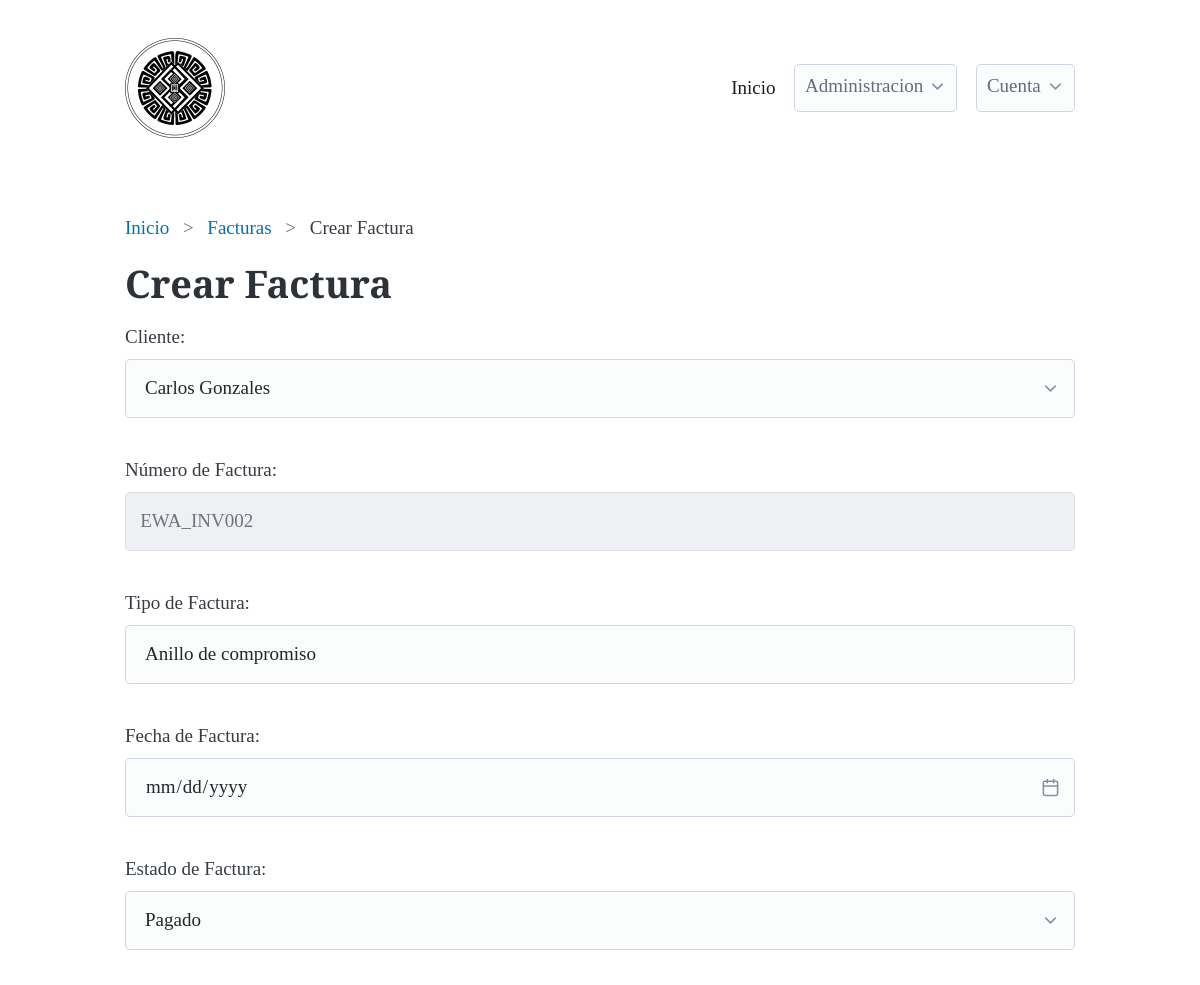
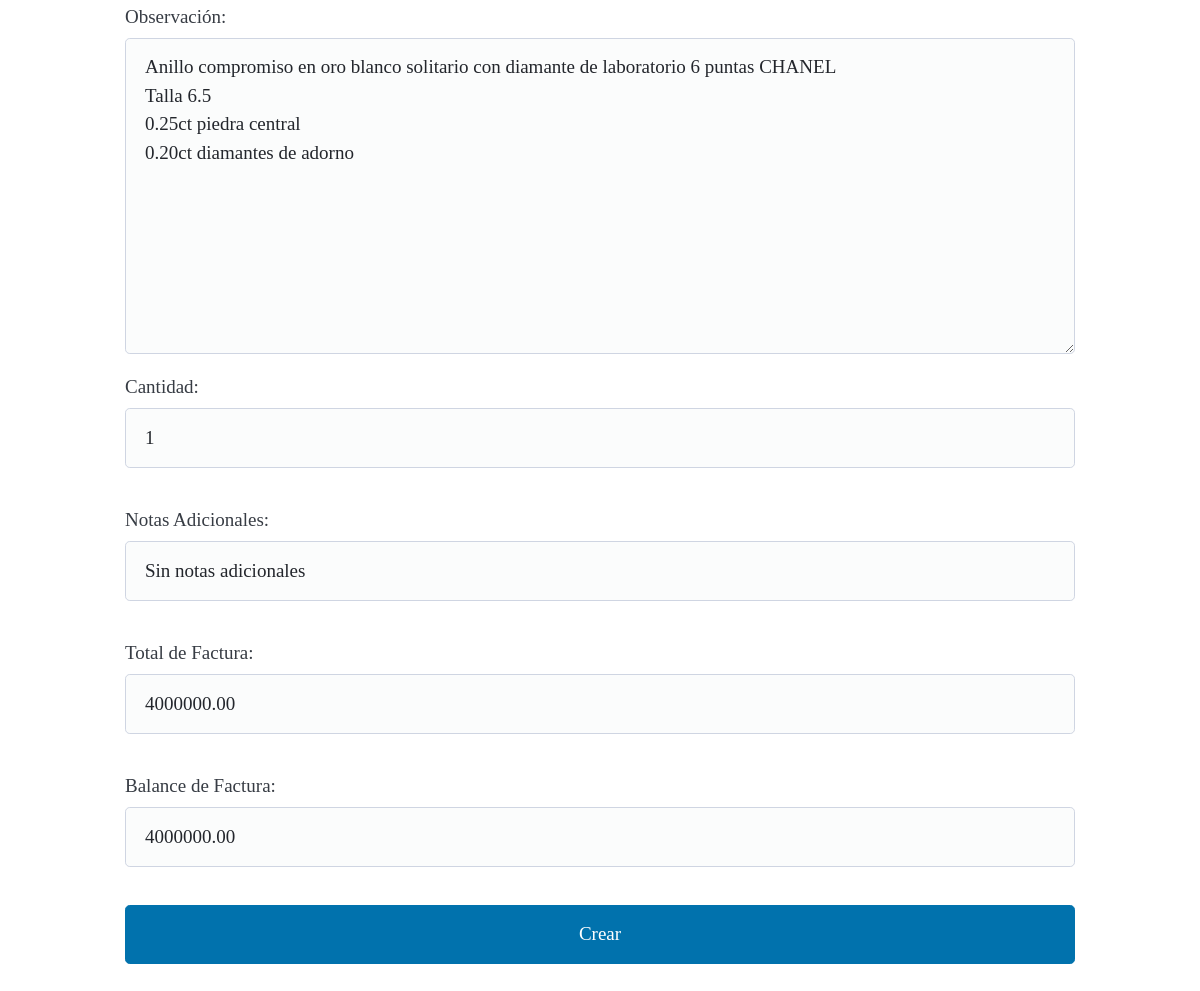
/invoices/invoices_update/2/ (signed in), run on the app's committed database (2 pictures, top to bottom).
### invoices/models.py (models this page shows, shortened)
class Invoice(models.Model):
    def generate_invoice_number():
        last_invoice = Invoice.objects.all().aggregate(Max('id'))['id__max']
        next_number = 1 if last_invoice is None else last_invoice + 1
        return f'EWA_INV{next_number:03d}'
    client = models.ForeignKey(Client, on_delete=models.DO_NOTHING, null=True, blank=True)
    invoice_number = models.CharField(max_length=100, null=True, blank=True, default=generate_invoice_number)
    invoice_type = models.CharField(max_length=100, null=True, blank=True)
    invoice_date = models.DateField(null=False, blank=False, default=timezone.now)
    INVOICE_STATUS_CHOICES = [
        ('Pendiente de Pago', 'Pendiente de Pago'),
        ('Pagado', 'Pagado'),
        ('Cancelado', 'Cancelado'),
    ]
    invoice_status = models.CharField(max_length=100, null=True, blank=True, choices=INVOICE_STATUS_CHOICES, default='Pendiente de Pago')
    observation = models.TextField(null=True, blank=True)
    invoice_quantity = models.IntegerField(null=True, blank=True)
    invoice_total = models.DecimalField(max_digits=10, decimal_places=2, null=True, blank=True)
    invoice_balance = models.DecimalField(max_digits=10, decimal_places=2, null=True, blank=True)
    additional_notes = models.TextField(null=True, blank=True)
    created_at = models.DateTimeField(auto_now_add=True)
    email_sent = models.BooleanField(null=True, blank=True, default=False)

### invoices/views.py (the view)
# urls.py: path('invoices_update/<int:pk>/', views.InvoicesUpdate.as_view(), name='invoices_update'),
class InvoicesUpdate(LoginRequiredMixin, UpdateView):
    model = Invoice
    template_name = 'invoices/invoices_create.html'
    context_object_name = 'invoice'
    form_class = InvoiceForm
    success_url = reverse_lazy('invoices:invoices_list')

### clients/models.py (called while the page is built)
    def __str__(self):
        return self.name

### invoices/templates/invoices/invoices_create.html (shortened to what this page needs)
{% extends 'base.html' %}
{% block breadcrumb %}
<nav aria-label="breadcrumb">
    <ul>
       <li><a href="{% url 'dashboard:dashboard' %}">Inicio</a></li>
       <li><a href="{% url 'invoices:invoices_list' %}">Facturas</a></li>
       <li>Crear Factura</li>
    </ul>
  </nav>
{% endblock %}
{% block content %}
<h1>Crear Factura</h1>
<form method="post">
    {{ form.as_p }}
    <button type="submit">Crear</button>
</form>
{% endblock %}

### static/css/style.css (style rules this page uses)
:root { font-family: 'Cormorant', serif; }
h1 { font-size: 2rem; font-weight: 700; font-family: 'Cormorant', serif; }
button { background-color: #927c3f; color: white; border: none; }
.form-control[readonly] { background-color: #e4e8eca2; color: #6c757d; border: 1px solid #dee2e6; border-radius: 0.25rem; padding: 0.375rem 0.75rem; font-size: 1rem; line-height: 1.5; }

### data on the page
Invoice: client "Carlos Gonzales", invoice_number "EWA_INV002", invoice_type "Anillo de compromiso", invoice_status "Pagado", observation "Anillo compromiso en oro blanco solitario con diamante de laboratorio 6 puntas CHANEL Talla 6.5 0.25ct piedra central 0.20ct diamantes de adorno", invoice_quantity "1", additional_notes "Sin notas adicionales", invoice_total "4000000.00", invoice_balance "4000000.00"
